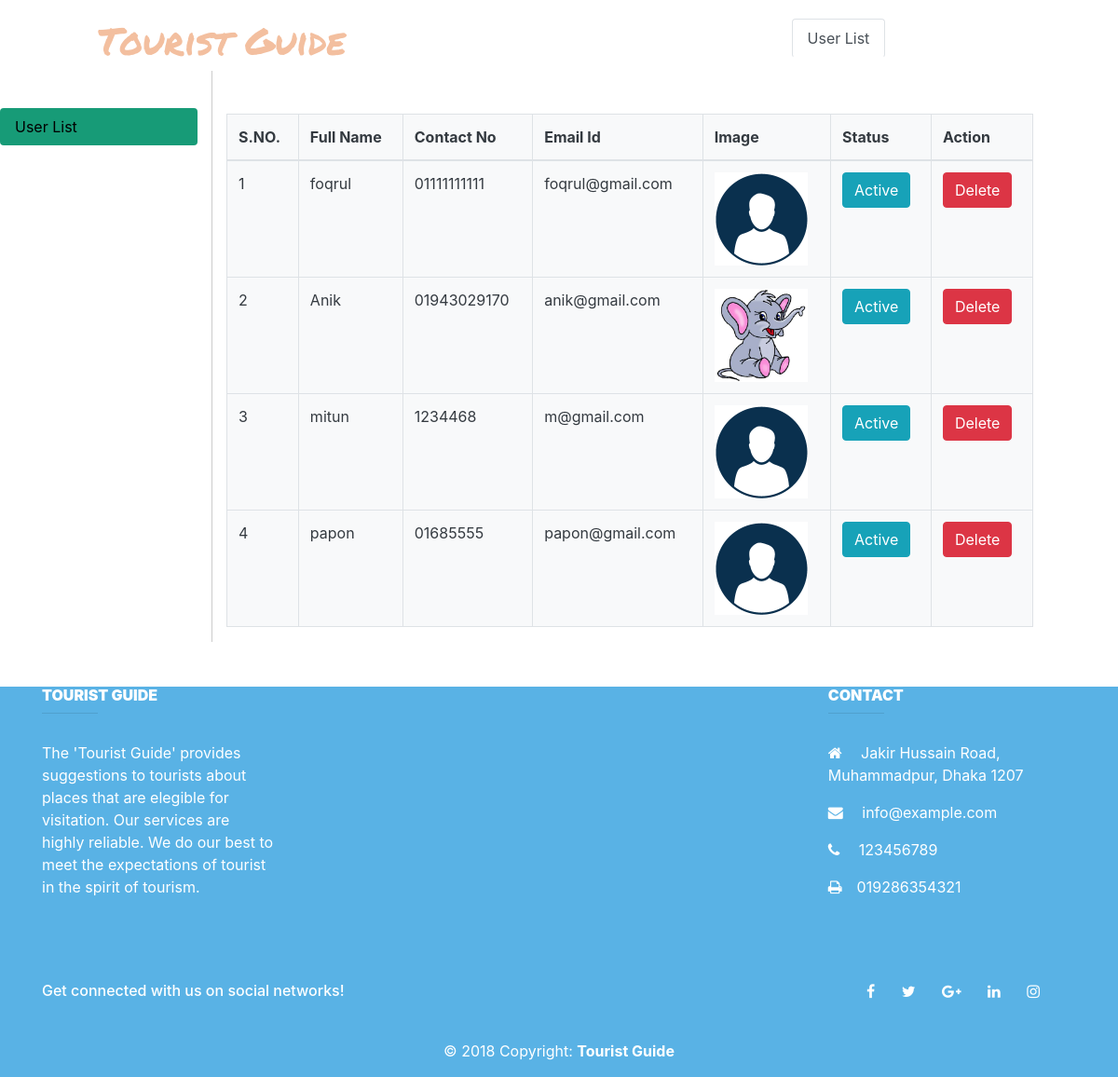
Screenshot of /user_list.php with the database file from the repository.
### tables this page shows
CREATE TABLE `users` (
  `id` int(11) NOT NULL,
  `name` varchar(300) NOT NULL,
  `contactno` varchar(15) NOT NULL,
  `emailid` varchar(300) NOT NULL,
  `password` varchar(300) NOT NULL,
  `address` varchar(300) NOT NULL,
  `status` varchar(10) NOT NULL,
  `created_date` date NOT NULL,
  `modified_date` date NOT NULL,
  `profilepic` varchar(1000) NOT NULL DEFAULT 'Default',
  `modified_by` int(11) NOT NULL
);

### user_list.php (the view, shortened to what this page needs)
<?php
include_once("includes/dbconnection.php");
?>
<!DOCTYPE html>
<html>
<head>
  <link rel="stylesheet" href="https://cdnjs.cloudflare.com/ajax/libs/normalize/5.0.0/normalize.min.css">
  <link rel="stylesheet" type="text/css" href="css/bootstrap.min.css">
  <link rel="stylesheet" type="text/css" href="css/style.css">
</head>
<div class="w3-container">
  <header>
    <div class="row" style="padding-top: 20px;">
      <div class="col-5">
        <h1 class="h1" id="logo" style="color: #f3bf9f; font-family: 'Permanent Marker', cursive;">Tourist Guide</h1>
      </div>
      <div class="col-6">
        <ul class="nav nav-tabs" style=" border-bottom: 0px; float: right;">
          <li class="nav-item">
            <a class="nav-link" href="admin-dashboard.php">Home</a>
          </li>
          <li class="nav-item">
            <a class="nav-link active" href="user_list.php">User List</a>
          </li>
          <?php
      if(isset($_SESSION['id']) && $_SESSION['id'] !=""){
      ?>
      <li class="nav-item"><a class="nav-link" href="logout.php">Log out</a></li>
      <?php } else{?>
    <li class="nav-item"><a class="nav-link" href="adminlogin.php">Admin Log In</a>
      </li>
      <?php }?>
        </ul>
      </div>
    </div>
  </header>
</div>
<body style="background-image:url('images/background/back_final.jpg');" class="text-white">
   <div class="bodycontainer">
    <div class="row" style=" height: auto;">
    <div class="col-3" style="border-right: 1px solid #ccc; max-width: 20%;">
      <div class="nav flex-column nav-pills" id="v-pills-tab" role="tablist" aria-orientation="vertical">
            <a class="nav-link" id="v-pills-home-tab" data-toggle="pill" href="admin-dashboard.php" role="tab" aria-controls="v-pills-home" aria-selected="true">Home</a>
            <a class="nav-link active" id="v-pills-messages-tab" data-toggle="pill" href="user_list.php" role="tab" aria-controls="v-pills-messages" aria-selected="false">User List</a>
      </div>
    </div>
<div class="col-9 text-white">
    <h2 class="text-white">User List</h2>
    <div class="row">
    <div class="col-12" >
      <table class="table table-bordered text-dark" style="border-color: #000;background-color: #f8f9fa;">
        <thead>
        <tr>
          <th>S.NO.</th>
          <th>Full Name</th>
          <th>Contact No</th>
          <th>Email Id</th>
          <th>Image</th>
          <th>Status</th>
          <th colspan="2">Action</th>
        </tr>
        </thead>
        <tbody>
          <?php
          $query = "SELECT * FROM users ORDER BY created_date DESC";
          $result = mysqli_query($conn,$query);
          $sn=1;
          while($row = mysqli_fetch_assoc($result)) {
          ?>
          <tr>
            <td><?php echo $sn; ?></td>
            <td><?php echo $row['name']; ?></td>
            <td><?php echo $row['contactno']; ?></td>
            <td><?php echo $row['emailid']; ?></td>
            <td><img src="profilepics/<?php echo $row['profilepic']?>" height='100' width='100'></td>
            <td><a class="btn btn-info" href="user_list.php?act=<?php echo $row['status']; ?>&sid=<?php echo $row['id']?>"><?php echo $row['status']; ?></a></td>
            <td><a class="btn btn-danger" href="user_list.php?act=del&id=<?php echo $row['id']?>">Delete</a></td>
          </tr>
      <?php
        $sn++ ;
      } ?>
        </tbody>
      </table>
    </div>
  </div>
</div>
</div>
</div>
<?php
include_once('includes/footer.php')
?>

### includes/footer.php
<link rel="stylesheet" href="//maxcdn.bootstrapcdn.com/font-awesome/4.3.0/css/font-awesome.min.css">
<footer style="background-color:#59B2E5;" class="page-footer font-small unique-color-dark pt-0">
    <div class="container mt-5 mb-4 text-center text-md-left">
        <div class="row mt-3">
            <div class="col-md-3 col-lg-4 col-xl-3 mb-4">
                <h6 class="text-uppercase font-weight-bold">
                    <strong>Tourist Guide</strong>
                </h6>
                <hr class="deep-purple accent-2 mb-4 mt-0 d-inline-block mx-auto" style="width: 60px;">
                <p>The 'Tourist Guide' provides suggestions to tourists about places that are elegible for visitation. Our services are highly reliable. We do our best to meet the expectations of tourist in the spirit of tourism.</p>
            </div>
            <div class="col-md-2 col-lg-2 col-xl-2 mx-auto mb-4">
            </div>
            <div class="col-md-3 col-lg-2 col-xl-2 mx-auto mb-4">
            </div>
            <div class="col-md-4 col-lg-3 col-xl-3">
                <h6 class="text-uppercase font-weight-bold">
                    <strong>Contact</strong>
                </h6>
                <hr class="deep-purple accent-2 mb-4 mt-0 d-inline-block mx-auto" style="width: 60px;">
                <p>
                    <i class="fa fa-home mr-3"></i> Jakir Hussain Road, Muhammadpur, Dhaka 1207</p>
                <p>
                    <i class="fa fa-envelope mr-3"></i> info@example.com</p>
                <p>
                    <i class="fa fa-phone mr-3"></i> 123456789</p>
                <p>
                    <i class="fa fa-print mr-3"></i>019286354321</p>
            </div>
        </div>
    </div>
    <div >
        <div class="container">
            <div class="row py-4 d-flex align-items-center">
                <div class="col-md-6 col-lg-5 text-center text-md-left mb-4 mb-md-0">
                    <h6 class="mb-0 white-text">Get connected with us on social networks!</h6>
                </div>
                <div class="col-md-6 col-lg-7 text-center text-md-right">
                    <a class="fb-ic ml-0" href="#">
                        <i class="fa fa-facebook white-text mr-lg-4"></i>
                    </a>
                    <a class="tw-ic" href="#">
                        <i class="fa fa-twitter white-text mr-lg-4"> </i>
                    </a>
                    <a class="gplus-ic" href="#">
                        <i class="fa fa-google-plus white-text mr-lg-4"> </i>
                    </a>
                    <a class="li-ic" href="#">
                        <i class="fa fa-linkedin white-text mr-lg-4"> </i>
                    </a>
                    <a class="ins-ic" href="#">
                        <i class="fa fa-instagram white-text mr-lg-4"> </i>
                    </a>
                </div>
            </div>
        </div>
    </div>
    <div class="footer-copyright py-3 text-center">
        © 2018 Copyright:
        <a href="https://mdbootstrap.com/material-design-for-bootstrap/">
            <strong>Tourist Guide</strong>
        </a>
    </div>
</footer>

### css/style.css (style rules this page uses)
* { box-sizing: border-box; margin:0px; padding:0px; }
body { background-size:cover; }
a { text-decoration: none; color: #fff; transition: .5s ease; }
h1 { text-align: center; color: #fff; font-weight: 300; margin: 0 0 40px; }
.row { display: flex; flex-wrap: wrap; margin-right: 0px; margin-left: -15px; }
.nav-tabs .nav-link { border-bottom-left-radius: .25rem; border-bottom-right-radius: .25rem; }
.nav-pills .nav-link.active, .nav-pills .show>.nav-link { color: #000; background-color: #179b77; }

### rows the page displays
users: name "foqrul", contactno "01111111111", emailid "foqrul@gmail.com", profilepic (placeholder picture), status "Active"
users: name "Anik", contactno "01943029170", emailid "anik@gmail.com", profilepic (picture), status "Active"
users: name "mitun", contactno "1234468", emailid "m@gmail.com", profilepic (placeholder picture), status "Active"
users: name "papon", contactno "01685555", emailid "papon@gmail.com", profilepic (picture), status "Active"
